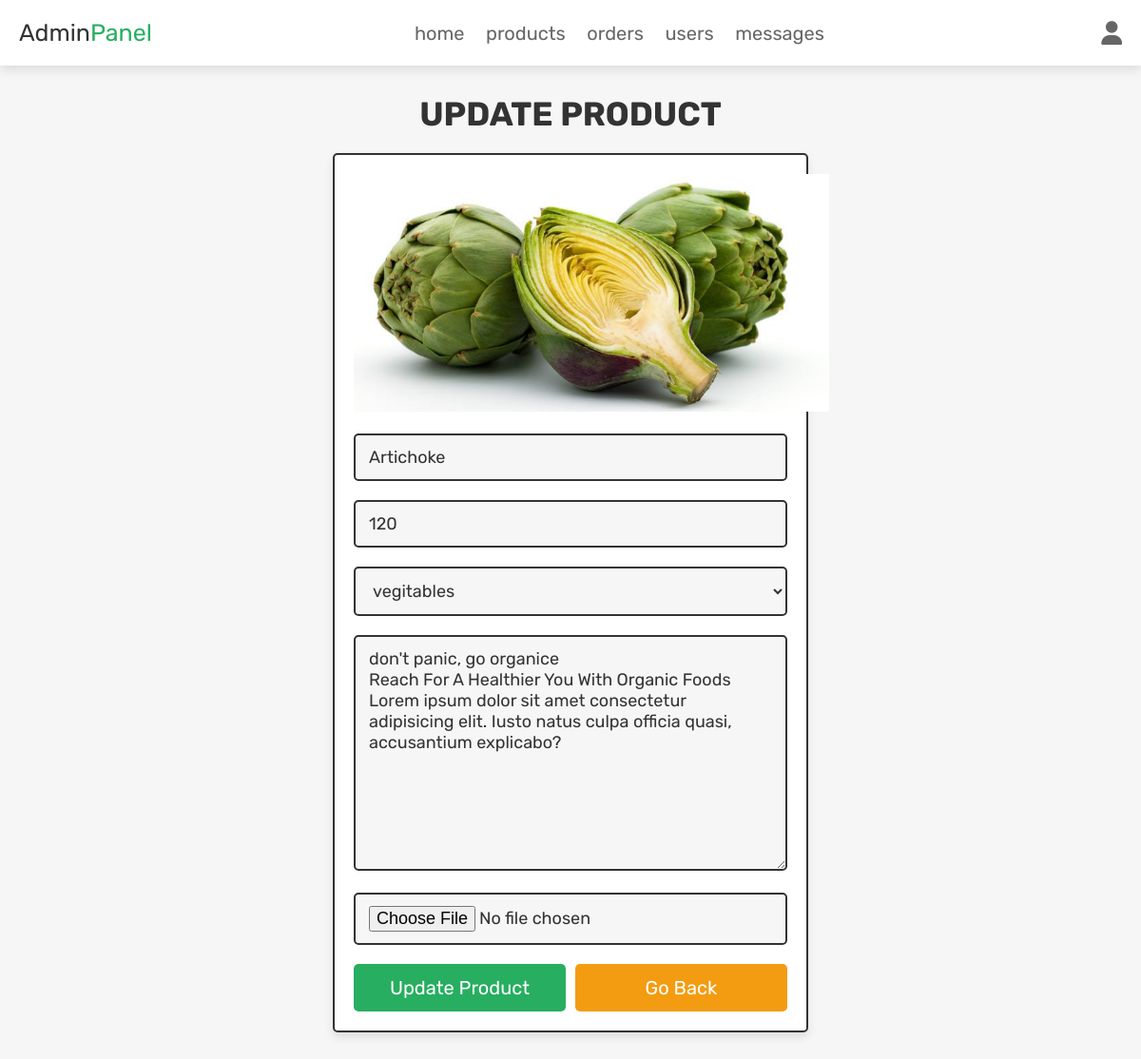
The app's page /admin_update_product.php?update=1 (signed in) with its own data.
### tables this page shows
CREATE TABLE `products` (
  `id` int(100) NOT NULL,
  `name` varchar(100) NOT NULL,
  `category` varchar(20) NOT NULL,
  `details` varchar(500) NOT NULL,
  `price` int(100) NOT NULL,
  `image` varchar(100) NOT NULL
);

### admin_update_product.php (the view, shortened to what this page needs)
<?php
@include 'config.php';
?>
<!DOCTYPE html>
<html lang="en">
<head>
   <link rel="stylesheet" href="https://cdnjs.cloudflare.com/ajax/libs/font-awesome/6.1.1/css/all.min.css">
   <link rel="stylesheet" href="css/admin_style.css">
</head>
<body>
<?php include 'admin_header.php'; ?>
<section class="update-product">
   <h1 class="title">update product</h1>
   <?php
      $update_id = $_GET['update'];
      $select_products = $conn->prepare("SELECT * FROM `products` WHERE id = ?");
      $select_products->execute([$update_id]);
      if($select_products->rowCount() > 0){
         while($fetch_products = $select_products->fetch(PDO::FETCH_ASSOC)){
   ?>
   <form action="" method="post" enctype="multipart/form-data">
      <img src="uploaded_img/<?= $fetch_products['image']; ?>" alt="">
      <input type="text" name="name" placeholder="enter product name" required class="box" value="<?= $fetch_products['name']; ?>">
      <input type="number" name="price" min="0" placeholder="enter product price" required class="box" value="<?= $fetch_products['price']; ?>">
      <select name="category" class="box" required>
         <option selected><?= $fetch_products['category']; ?></option>
      </select>
      <textarea name="details" required placeholder="enter product details" class="box" cols="30" rows="10"><?= $fetch_products['details']; ?></textarea>
      <input type="file" name="image" class="box" accept="image/jpg, image/jpeg, image/png">
      <div class="flex-btn">
         <input type="submit" class="btn" value="update product" name="update_product">
         <a href="admin_products.php" class="option-btn">go back</a>
      </div>
   </form>
   <?php
         }
      }else{
         echo '<p class="empty">no products found!</p>';
      }
   ?>
</section>
</body>
</html>

### css/admin_style.css (style rules this page uses)
.update-product form { max-width: 50rem; padding:2rem; margin:0 auto; text-align: center; border:var(--border); box-shadow: var(--box-shadow); background-color: var(--white); border-radius: .5rem; }
.update-product form img { height: 25rem; object-fit: cover; margin-bottom: 1rem; }
.update-product form .box { width: 100%; border:var(--border); background-color: var(--white); border-radius: .5rem; background-color: var(--light-bg); padding:1.2rem 1.4rem; font-size: 1.8rem; color:var(--black); margin:1rem 0; }

### css/components.css (style rules this page uses)
:root { --green:#27ae60; --orange:#f39c12; --red:#e74c3c; --black:#333; --light-color:#666; --white:#fff; --light-bg:#f6f6f6; --border:.2rem solid var(--black); --box-shadow:0 .5rem 1rem rgba(0,0,0,.1); }
* { font-family: 'Rubik', sans-serif; margin:0; padding:0; box-sizing: border-box; outline: none; border:none; text-decoration: none; color:var(--black); }
body { background-color: var(--light-bg); }
html { font-size: 62.5%; overflow-x: hidden; scroll-behavior: smooth; scroll-padding-top: 6.5rem; }
section { padding:3rem 2rem; max-width: 1200px; margin:0 auto; }
.btn, .delete-btn, .option-btn { display: block; width: 100%; margin-top: 1rem; border-radius: .5rem; color:var(--white); font-size: 2rem; padding:1.3rem 3rem; text-transform: capitalize; cursor: pointer; text-align: center; }
.btn { background-color: var(--green); }
.option-btn { background-color: var(--orange); }
.flex-btn { display: flex; flex-wrap: wrap; gap:1rem; }
.flex-btn > * { flex:1; }
.title { text-align: center; margin-bottom: 2rem; text-transform: uppercase; color:var(--black); font-size: 3.5rem; }

### records on screen
products: image (picture), name "Artichoke", price "120", category "vegitables", details "don't panic, go organice Reach For A Healthier You With Organic Foods Lorem ipsum dolor sit amet consectetur adipisicing elit. Iusto natus culpa officia quasi, accusantium explicabo?"
